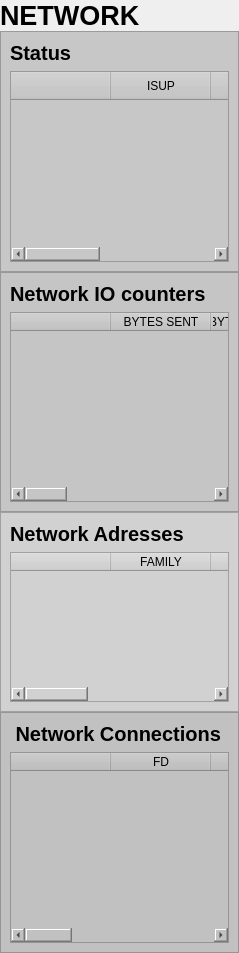
                <widget class="QWidget" name="scrollAreaWidgetContents">
                 <property name="geometry">
                  <rect>
                   <x>0</x>
                   <y>0</y>
                   <width>239</width>
                   <height>953</height>
                  </rect>
                 </property>
                 <property name="sizePolicy">
                  <sizepolicy hsizetype="Preferred" vsizetype="Fixed">
                   <horstretch>0</horstretch>
                   <verstretch>0</verstretch>
                  </sizepolicy>
                 </property>
                 <layout class="QVBoxLayout" name="verticalLayout_11">
                  <property name="spacing">
                   <number>0</number>
                  </property>
                  <property name="leftMargin">
                   <number>0</number>
                  </property>
                  <property name="topMargin">
                   <number>0</number>
                  </property>
                  <property name="rightMargin">
                   <number>0</number>
                  </property>
                  <property name="bottomMargin">
                   <number>0</number>
                  </property>
                  <item>
                   <widget class="QLabel" name="label_48">
                    <property name="font">
                     <font>
                      <pointsize>20</pointsize>
                      <weight>75</weight>
                      <bold>true</bold>
                     </font>
                    </property>
                    <property name="text">
                     <string>NETWORK</string>
                    </property>
                   </widget>
                  </item>
                  <item>
                   <widget class="QFrame" name="frame_8">
                    <property name="styleSheet">
                     <string notr="true">background-color: rgb(199, 199, 199);</string>
                    </property>
                    <property name="frameShape">
                     <enum>QFrame::StyledPanel</enum>
                    </property>
                    <property name="frameShadow">
                     <enum>QFrame::Raised</enum>
                    </property>
                    <layout class="QVBoxLayout" name="verticalLayout_12">
                     <item>
                      <widget class="QLabel" name="label_47">
                       <property name="font">
                        <font>
                         <pointsize>15</pointsize>
                         <weight>75</weight>
                         <bold>true</bold>
                        </font>
                       </property>
                       <property name="text">
                        <string>Status</string>
                       </property>
                      </widget>
                     </item>
                     <item>
                      <widget class="QTableWidget" name="tableWidget_4">
                       <column>
                        <property name="text">
                         <string/>
                        </property>
                        <property name="font">
                         <font>
                          <pointsize>15</pointsize>
                         </font>
                        </property>
                       </column>
                       <column>
                        <property name="text">
                         <string>ISUP</string>
                        </property>
                       </column>
                       <column>
                        <property name="text">
                         <string>Duplex</string>
                        </property>
                       </column>
                       <column>
                        <property name="text">
                         <string>Speed</string>
                        </property>
                       </column>
                       <column>
                        <property name="text">
                         <string>MTU</string>
                        </property>
                       </column>
                      </widget>
                     </item>
                    </layout>
                   </widget>
                  </item>
                  <item alignment="Qt::AlignBottom">
                   <widget class="QFrame" name="frame_9">
                    <property name="sizePolicy">
                     <sizepolicy hsizetype="Expanding" vsizetype="Expanding">
                      <horstretch>0</horstretch>
                      <verstretch>0</verstretch>
                     </sizepolicy>
                    </property>
                    <property name="styleSheet">
                     <string notr="true">background-color: rgb(197, 197, 197);</string>
                    </property>
                    <property name="frameShape">
                     <enum>QFrame::StyledPanel</enum>
                    </property>
                    <property name="frameShadow">
                     <enum>QFrame::Raised</enum>
                    </property>
                    <layout class="QVBoxLayout" name="verticalLayout_13">
                     <item>
                      <widget class="QLabel" name="label_49">
                       <property name="font">
                        <font>
                         <pointsize>15</pointsize>
                         <weight>75</weight>
                         <bold>true</bold>
                        </font>
                       </property>
                       <property name="text">
                        <string>Network IO counters</string>
                       </property>
                      </widget>
                     </item>
                     <item>
                      <widget class="QTableWidget" name="tableWidget_5">
                       <column>
                        <property name="text">
                         <string/>
                        </property>
                       </column>
                       <column>
                        <property name="text">
                         <string>BYTES SENT</string>
                        </property>
                       </column>
                       <column>
                        <property name="text">
                         <string>BYTES RECEIVED</string>
                        </property>
                       </column>
                       <column>
                        <property name="text">
                         <string>PACKETS SENT</string>
                        </property>
                       </column>
                       <column>
                        <property name="text">
                         <string>PACKETS RECEIVED</string>
                        </property>
                       </column>
                       <column>
                        <property name="text">
                         <string>ERR IN</string>
                        </property>
                       </column>
                       <column>
                        <property name="text">
                         <string>ERR OUT</string>
                        </property>
                       </column>
                       <column>
                        <property name="text">
                         <string>DROP IN</string>
                        </property>
                       </column>
                       <column>
                        <property name="text">
                         <string>DROP OUT</string>
                        </property>
                       </column>
                      </widget>
                     </item>
                    </layout>
                   </widget>
                  </item>
                  <item alignment="Qt::AlignBottom">
                   <widget class="QFrame" name="frame_10">
                    <property name="sizePolicy">
                     <sizepolicy hsizetype="Preferred" vsizetype="Preferred">
                      <horstretch>0</horstretch>
                      <verstretch>0</verstretch>
                     </sizepolicy>
                    </property>
                    <property name="minimumSize">
                     <size>
                      <width>0</width>
                      <height>200</height>
                     </size>
                    </property>
                    <property name="styleSheet">
                     <string notr="true">background-color: rgb(209, 209, 209);</string>
                    </property>
                    <property name="frameShape">
                     <enum>QFrame::StyledPanel</enum>
                    </property>
                    <property name="frameShadow">
                     <enum>QFrame::Raised</enum>
                    </property>
                    <layout class="QVBoxLayout" name="verticalLayout_14">
                     <item>
                      <widget class="QLabel" name="label_50">
                       <property name="font">
                        <font>
                         <pointsize>15</pointsize>
                         <weight>75</weight>
                         <bold>true</bold>
                        </font>
                       </property>
                       <property name="text">
                        <string>Network Adresses</string>
                       </property>
                      </widget>
                     </item>
                     <item>
                      <widget class="QTableWidget" name="tableWidget_6">
                       <property name="sizePolicy">
                        <sizepolicy hsizetype="Expanding" vsizetype="Expanding">
                         <horstretch>0</horstretch>
                         <verstretch>0</verstretch>
                        </sizepolicy>
                       </property>
                       <property name="sizeAdjustPolicy">
                        <enum>QAbstractScrollArea::AdjustToContents</enum>
                       </property>
                       <column>
                        <property name="text">
                         <string/>
                        </property>
                       </column>
                       <column>
                        <property name="text">
                         <string>FAMILY</string>
                        </property>
                       </column>
                       <column>
                        <property name="text">
                         <string>ADDRESS</string>
                        </property>
                       </column>
                       <column>
                        <property name="text">
                         <string>NET MASK</string>
                        </property>
                       </column>
                       <column>
                        <property name="text">
                         <string>ROADCAS</string>
                        </property>
                       </column>
                       <column>
                        <property name="text">
                         <string>PTP</string>
                        </property>
                       </column>
                      </widget>
                     </item>
                    </layout>
                   </widget>
                  </item>
                  <item>
                   <widget class="QFrame" name="frame_11">
                    <property name="styleSheet">
                     <string notr="true">background-color: rgb(193, 193, 193);</string>
                    </property>
                    <property name="frameShape">
                     <enum>QFrame::StyledPanel</enum>
                    </property>
                    <property name="frameShadow">
                     <enum>QFrame::Raised</enum>
                    </property>
                    <layout class="QVBoxLayout" name="verticalLayout_15">
                     <item>
                      <widget class="QLabel" name="label_51">
                       <property name="font">
                        <font>
                         <pointsize>15</pointsize>
                         <weight>75</weight>
                         <bold>true</bold>
                        </font>
                       </property>
                       <property name="text">
                        <string> Network Connections</string>
                       </property>
                      </widget>
                     </item>
                     <item>
                      <widget class="QTableWidget" name="tableWidget_7">
                       <column>
                        <property name="text">
                         <string/>
                        </property>
                       </column>
                       <column>
                        <property name="text">
                         <string>FD</string>
                        </property>
                       </column>
                       <column>
                        <property name="text">
                         <string>FAMILY</string>
                        </property>
                       </column>
                       <column>
                        <property name="text">
                         <string>FAMILY</string>
                        </property>
                       </column>
                       <column>
                        <property name="text">
                         <string>LADDR</string>
                        </property>
                       </column>
                       <column>
                        <property name="text">
                         <string>RADDR</string>
                        </property>
                       </column>
                       <column>
                        <property name="text">
                         <string>STATUS</string>
                        </property>
                       </column>
                       <column>
                        <property name="text">
                         <string>PID</string>
                        </property>
                       </column>
                      </widget>
                     </item>
                    </layout>
                   </widget>
                  </item>
                 </layout>
                </widget>
